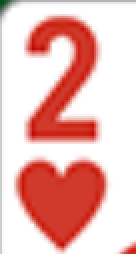
#> input picture backend/card_templates_raw/hero1/2cuori.png, 68 x 127 px (shown 2 times larger); its folder holds only this picture in this run
$ python build_hero_back_templates.py
#> lines starting #> are read from the running program, lines starting #| are printed output that depends on the picture
import os
import re
import glob
from pathlib import Path

import cv2

ROOT_DIR = Path(__file__).parent

# cartella dove hai scompattato lo zip
INPUT_DIR = ROOT_DIR / "card_templates_raw" / "hero1"
# cartella dove salviamo i template pronti
OUTPUT_DIR = ROOT_DIR / "card_templates" / "pokerstars" / "hero_back"

OUTPUT_DIR.mkdir(parents=True, exist_ok=True)

SUITS_MAP_IT_SHORT = {
    "cuori": "h",
    "fiori": "c",
    "picche": "s",
    "quadri": "d",
    "cuadri": "d",  # typo difensivo
}

# dimensione target per la carta dietro (porzione visibile)
HERO_BACK_SIZE = (70, 140)  # (width, height)


def main() -> None:
    png_paths = glob.glob(str(INPUT_DIR / "*.png"))
    if not png_paths:
        print(f"Nessun PNG trovato in {INPUT_DIR}")
        return

    for path in png_paths:
        fname = os.path.basename(path)
        stem, _ = os.path.splitext(fname)  # es: "Kquadri", "Jfiori"

        m = re.match(r"([2-9TJQKA])(.+)", stem, re.IGNORECASE)
        if not m:
            print("Nome NON riconosciuto, salto:", fname)
            continue

        rank, suit_it = m.groups()
        rank = rank.upper()
        suit_it = suit_it.lower()

        if suit_it == "cuadri":
            suit_it = "quadri"

        if suit_it not in SUITS_MAP_IT_SHORT:
            print("Seme sconosciuto, salto:", fname)
            continue

        suit_short = SUITS_MAP_IT_SHORT[suit_it]  # h/c/s/d
        code = f"{rank}{suit_short}"              # es: "Kh", "Td"

        img = cv2.imread(path, cv2.IMREAD_GRAYSCALE)
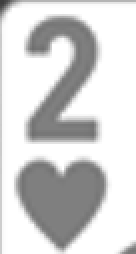
#> img: shape (127, 68) (shown 2 times larger); min 61, max 255, mean 211.3
        if img is None:
            print("Errore nel leggere:", path)
            continue

        tmpl = cv2.resize(img, HERO_BACK_SIZE, interpolation=cv2.INTER_AREA)
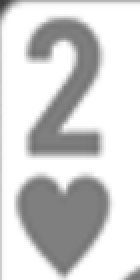
#> tmpl: shape (140, 70) (shown 2 times larger); min 61, max 255, mean 211.2
        tmpl = cv2.GaussianBlur(tmpl, (3, 3), 0)

        out_path = OUTPUT_DIR / f"{code}.png"
        cv2.imwrite(str(out_path), tmpl)
        print("Salvato hero_back template:", out_path)

    print("\n✅ Template hero_back pronti in:", OUTPUT_DIR)


if __name__ == "__main__":
    main()

$ run again, on backend/card_templates_raw/hero1/6fiori.png
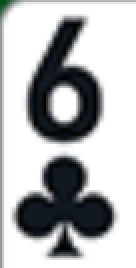
#> input picture backend/card_templates_raw/hero1/6fiori.png, 68 x 134 px (shown 2 times larger)
#> in main, `tmpl = cv2.resize(img, HERO_BACK_SIZE, interpolation=cv2.INTER_AREA)`:
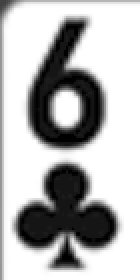
#> tmpl: shape (140, 70) (shown 2 times larger); min 0, max 255, mean 181.7

$ run again, on backend/card_templates_raw/hero1/8cuori.png
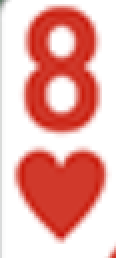
#> input picture backend/card_templates_raw/hero1/8cuori.png, 58 x 129 px (shown 2 times larger)
#> in main, `img = cv2.imread(path, cv2.IMREAD_GRAYSCALE)`:
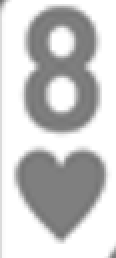
#> img: shape (129, 58) (shown 2 times larger); min 115, max 255, mean 201.6
#> in main, `tmpl = cv2.resize(img, HERO_BACK_SIZE, interpolation=cv2.INTER_AREA)`:
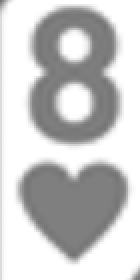
#> tmpl: shape (140, 70) (shown 2 times larger); min 115, max 255, mean 201.5

$ run again, on backend/card_templates_raw/hero1/8quadri.png
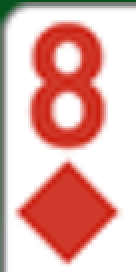
#> input picture backend/card_templates_raw/hero1/8quadri.png, 68 x 136 px (shown 2 times larger)
#> in main, `img = cv2.imread(path, cv2.IMREAD_GRAYSCALE)`:
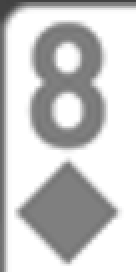
#> img: shape (136, 68) (shown 2 times larger); min 64, max 255, mean 202.5
#> in main, `tmpl = cv2.resize(img, HERO_BACK_SIZE, interpolation=cv2.INTER_AREA)`:
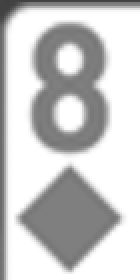
#> tmpl: shape (140, 70) (shown 2 times larger); min 64, max 255, mean 202.4

$ run again, on backend/card_templates_raw/hero1/4cuori.png
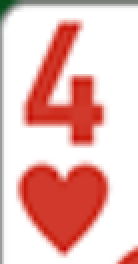
#> input picture backend/card_templates_raw/hero1/4cuori.png, 69 x 132 px (shown 2 times larger)
#> in main, `img = cv2.imread(path, cv2.IMREAD_GRAYSCALE)`:
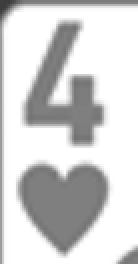
#> img: shape (132, 69) (shown 2 times larger); min 61, max 255, mean 211.1
#> in main, `tmpl = cv2.resize(img, HERO_BACK_SIZE, interpolation=cv2.INTER_AREA)`:
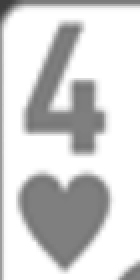
#> tmpl: shape (140, 70) (shown 2 times larger); min 61, max 255, mean 211
